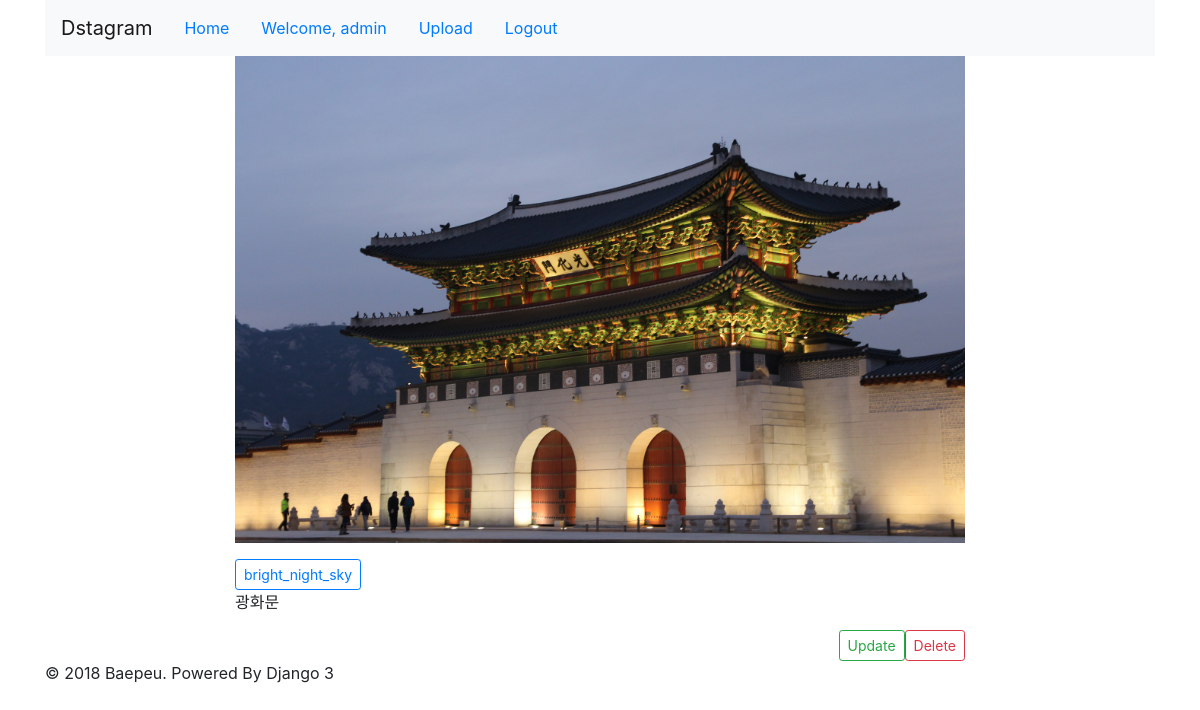
Screenshot of /detail/4/ (signed in) with the database file from the repository.
### photo/models.py (models this page shows, shortened)
class Photo(models.Model):
    author = models.ForeignKey(User, on_delete=models.CASCADE, related_name='user_photos')
    photo = models.ImageField(upload_to='photos/%Y/%m/%d', default='photos/no_image.png')
    text = models.TextField()
    created = models.DateTimeField(auto_now_add=True)
    updated = models.DateTimeField(auto_now=True)
    class Meta:
        ordering = ['-updated']

### photo/templates/photo/detail.html (shortened to what this page needs)
{% extends 'base.html' %}
{% block content %}
    <div class="row">
        <div class="col-md-2"></div>
        <div class="col-md-8 panel panel-default">
            <p><img src="{{ object.photo.url }}" style="width:100%;"></p>
            <button type="button" class="btn btn-outline-primary btn-sm">
                {{ object.author.username }}
            </button>
            <p>{{ object.text|linebreaksbr }}</p>
            <a href="{% url 'photo:photo_delete' pk=object.id %}" class="btn btn-outline-danger btn-sm float-right">Delete</a>
            <a href="{% url 'photo:photo_update' pk=object.id %}" class="btn btn-outline-success btn-sm float-right">Update</a>
        </div>
        <div class="col-md-2"></div>
    </div>
            {% load disqus_tags %}
{% endblock %}

### templates/base.html (shortened to what this page needs)
<!DOCTYPE html>
<html lang="en">
<head>
    <link rel="stylesheet" href="https://cdn.jsdelivr.net/npm/bootstrap@4.5.3/dist/css/bootstrap.min.css">
</head>
<body>
    <div class="container">
        <header class="header clearfix">
            <nav class="navbar navbar-expand-lg navbar-light bg-light">
                <a class="navbar-brand" href="/">Dstagram</a>
                <ul class="nav">
                    <li class="nav-item"><a href="/" class="active nav-link">Home</a></li>
                    {% if user.is_authenticated %}
                        <li class="nav-item"><a href="#" class="nav-link">Welcome, {{ user.get_username }}</a></li>
                        <li class="nav-item"><a href="{% url 'photo:photo_upload' %}" class="nav-link">Upload</a></li>
                        <li class="nav-item"><a href="{% url 'logout' %}" class="nav-link">Logout</a></li>
                    {% endif %}
                </ul>
            </nav>
        </header>
        {% block content %}
        {% endblock %}
        <footer class="footer">
            <p>&copy; 2018 Baepeu. Powered By Django 3</p>
        </footer>
    </div>
</body>
</html>

### rows the page displays
Photo: photo (picture), author.username "bright_night_sky", text "광화문"

### other values shown
{{ user.get_username }} "admin"
